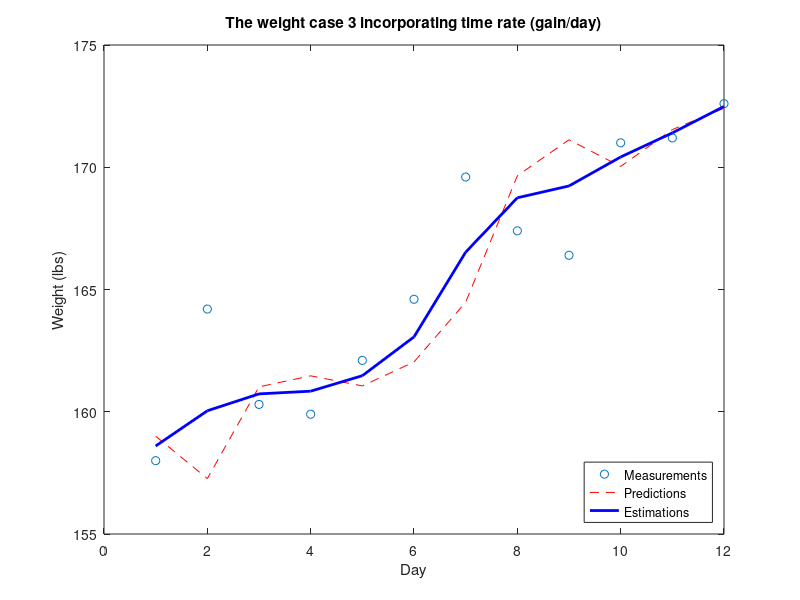

The MATLAB source for this figure:
clear all
close all
clc

t=[1:12]; %No. of iterations
weights=[158.0 164.2 160.3 159.9 162.1 164.6 169.6 167.4 166.4 171.0 171.2 172.6]; %Input Values
Initial_guess=160;
weight=Initial_guess; %Initial guess
gain_rate=-1;
gain_scale = 1/3;
weight_scale = 4./10;
time_step = 1; %day
scale_factor = 4/10;
data = ones(4,1);

for k=1:12
    
    %prediction step
    weight = weight + gain_rate*time_step;
    gain_rate = gain_rate;
    data(k,2)=weight;
    
    %update step    
    residual = weights(k) - weight;
    
    gain_rate = gain_rate + gain_scale   * (residual/time_step);
    weight    = weight    + weight_scale * residual;
    data(k,3)=weight;
    
    %Saving Data
    data(1,1)=Initial_guess;
    data(k+1:12,1)=weight;
    
end

%Plotting Data
plot(t,weights,'o')
hold on
plot(t,data(:,2),'--r')
plot(t,data(:,3),'-b','LineWidth',2)
legend('Measurements','Predictions','Estimations')
legend('Location','southeast')
title('The weight case 3 incorporating time rate (gain/day)')
xlabel('Day')
ylabel('Weight (lbs)')

    